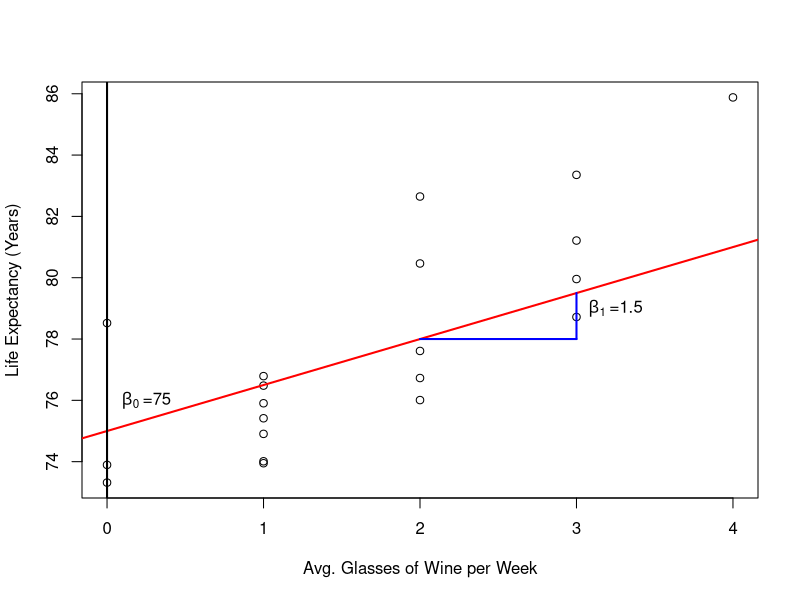
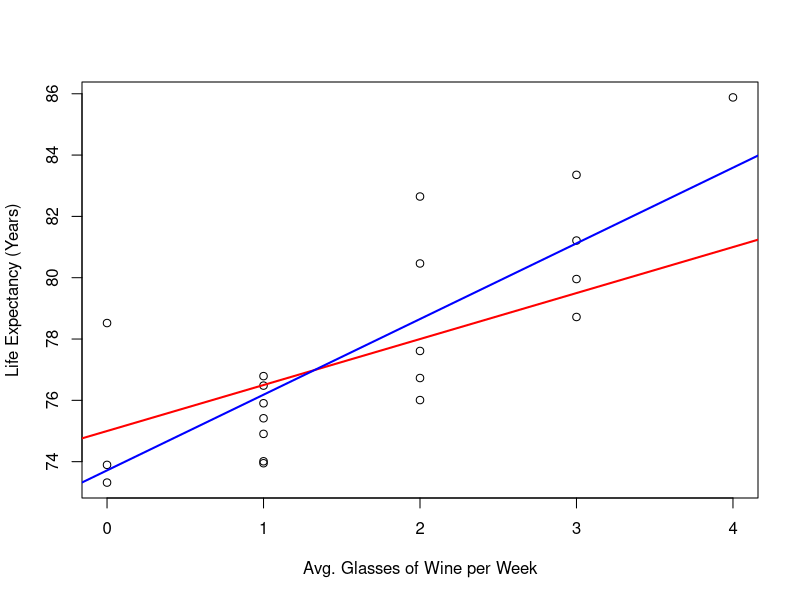
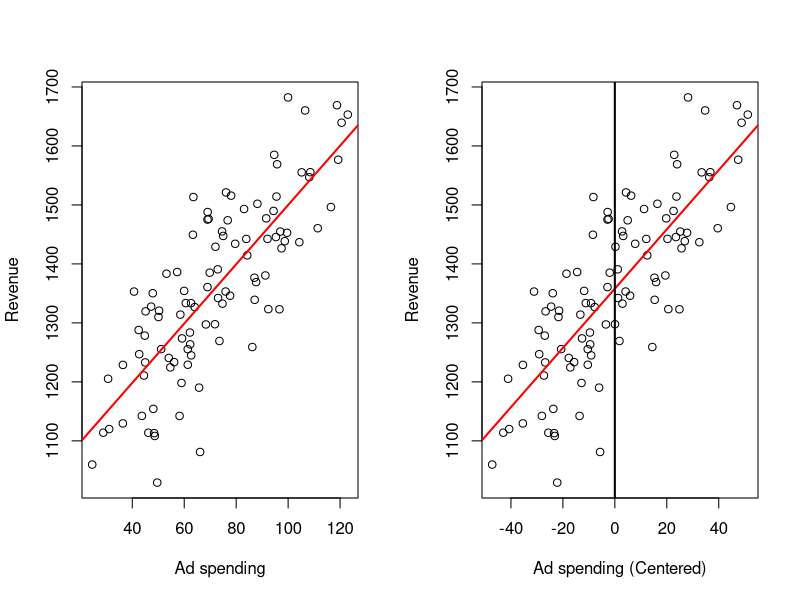
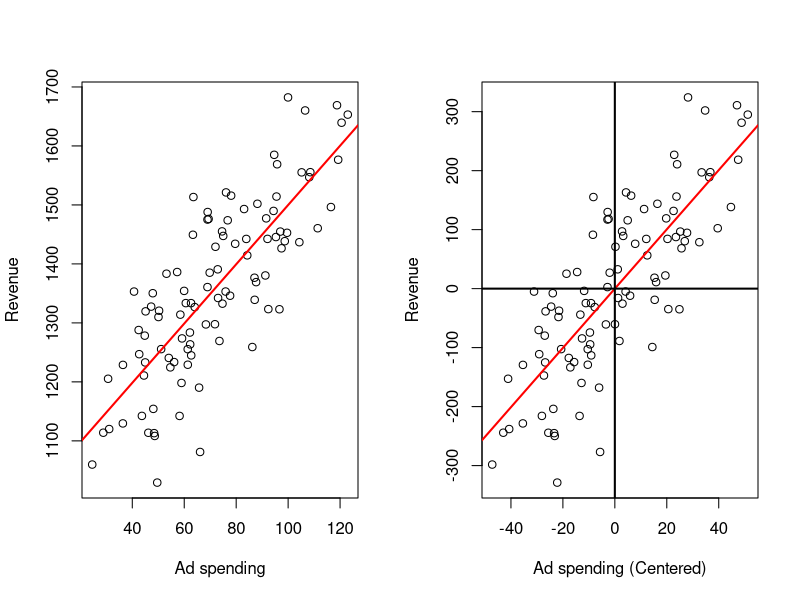
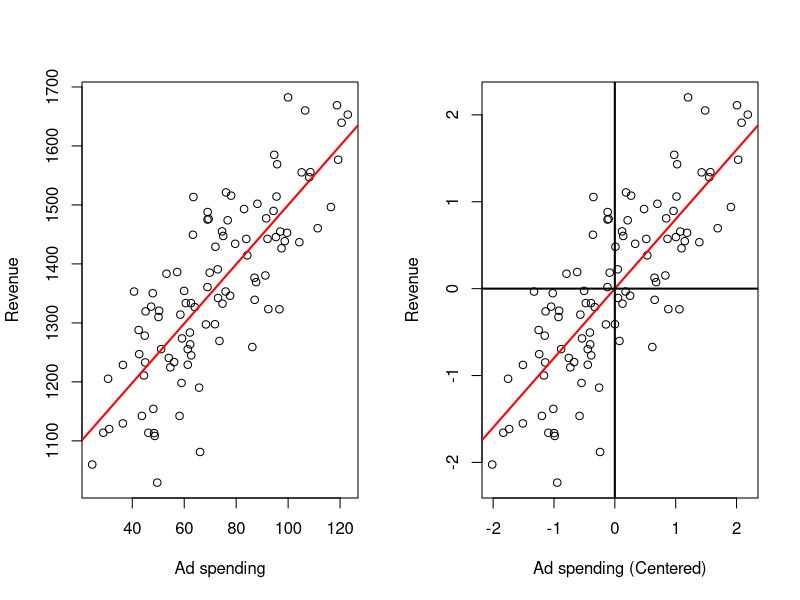
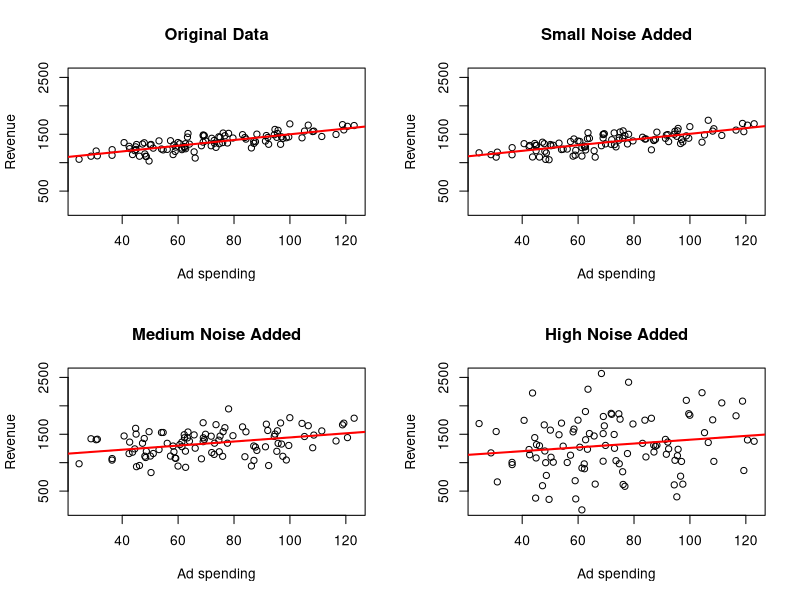
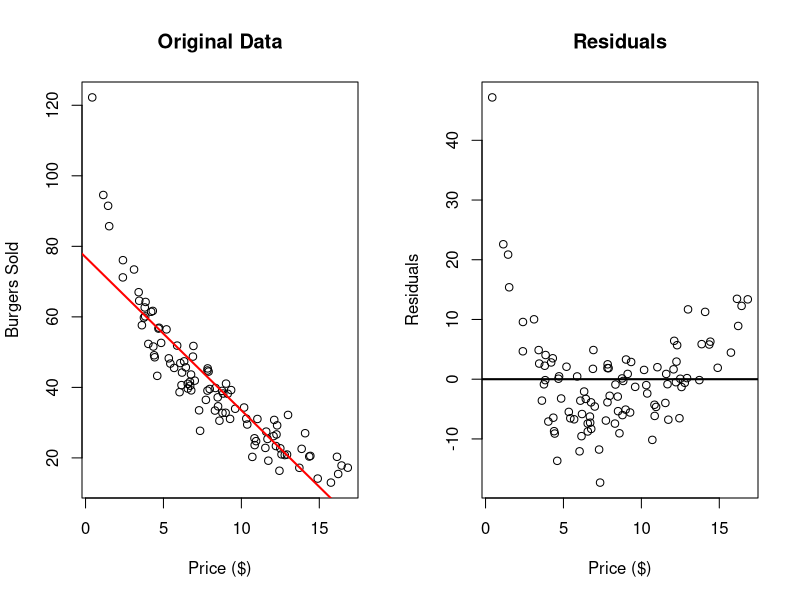
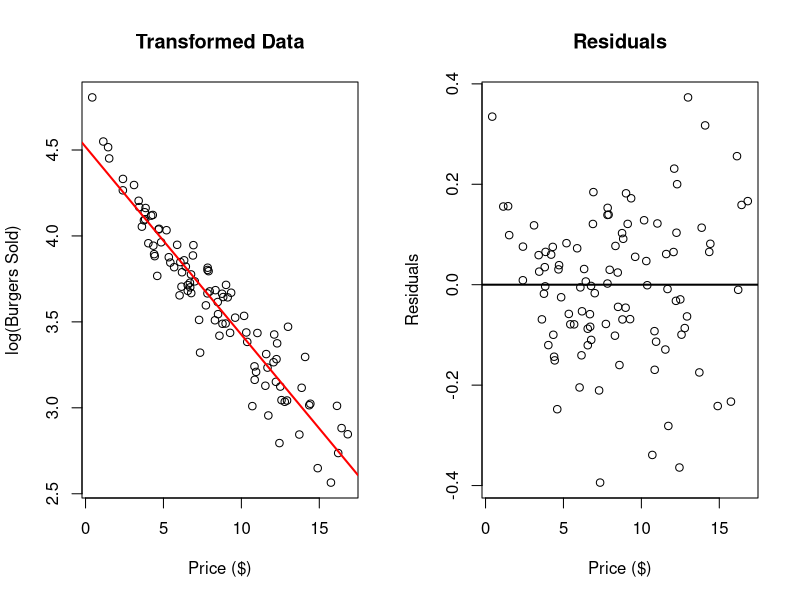

Write R code to recreate these figures, in order.
## ---- chunk 1
dat <- read.csv(file = "Wine Data.csv")
plot(x    = dat$Glasses,
     y    = dat$Years,
     xlab = "Avg. Glasses of Wine per Week",
     ylab = "Life Expectancy (Years)")
abline(a   = 75,
       b   = 1.5,
       col = 'red',
       lwd = 2)
abline(v   = 0,
       lwd = 2)
text(x = 0.25, y = 76, expression(beta[0] ~ "=75"))
text(x = 3.25, y = 79, expression(beta[1] ~ "=1.5"))
segments(x0 = c(2, 3),
         x1 = c(3, 3),
         y0 = c(78, 78),
         y1 = c(78, 79.5),
         lwd = 2,
         col = 'blue')
## ---- chunk 2
outReg <- lm(Years ~ Glasses, data = dat)
plot(x    = dat$Glasses,
     y    = dat$Years,
     xlab = "Avg. Glasses of Wine per Week",
     ylab = "Life Expectancy (Years)")
abline(a   = 75,
       b   = 1.5,
       col = 'red',
       lwd = 2)
abline(a   = outReg$coefficients[1],
       b   = outReg$coefficients[2],
       col = 'blue',
       lwd = 2)
## ---- chunk 3
# Read Data
dat <- read.csv("Ad spending Data.csv")
# Assign data
x <- dat$Ad.Spending
y <- dat$Revenue
# Centers x
xCen <- x - mean(x)
# Linear regression on the original data
outRegOri <- lm(y ~ x)
# Linear regression on the centered independent variable data
outRegCen <- lm(y ~ xCen)
# Plots
## Two plots in the same image
par(mfrow = c(1, 2))
## Original data
# Plots the points
plot(x    = x,
     y    = y,
     xlab = "Ad spending",
     ylab = "Revenue")
# Plots the regression line
abline(a   = outRegOri$coefficients[1],
       b   = outRegOri$coefficients[2],
       col = 'red',
       lwd = 2)
## Independent Variable centered data
# Plots the points
plot(x    = xCen,
     y    = y,
     xlab = "Ad spending (Centered)",
     ylab = "Revenue")
# Plots the regression line
abline(a   = outRegCen$coefficients[1],
       b   = outRegCen$coefficients[2],
       col = 'red',
       lwd = 2)
abline(v   = 0,
       lwd = 2)
## ---- chunk 4
# Read Data
dat <- read.csv("Ad spending Data.csv")
# Assign data
x <- dat$Ad.Spending
y <- dat$Revenue
# Centers x and y
xCen <- x - mean(x)
yCen <- y - mean(y)
# Linear regression on the original data
outRegOri <- lm(y ~ x)
# Linear regression on the centered data
outRegCen <- lm(yCen ~ xCen)
# Plots
## Two plots in the same image
par(mfrow = c(1, 2))
## Original data
# Plots the points
plot(x    = x,
     y    = y,
     xlab = "Ad spending",
     ylab = "Revenue")
# Plots the regression line
abline(a   = outRegOri$coefficients[1],
       b   = outRegOri$coefficients[2],
       col = 'red',
       lwd = 2)
## Centered data
# Plots the points
plot(x    = xCen,
     y    = yCen,
     xlab = "Ad spending (Centered)",
     ylab = "Revenue")
# Plots the regression line
abline(a   = outRegCen$coefficients[1],
       b   = outRegCen$coefficients[2],
       col = 'red',
       lwd = 2)
abline(v   = 0,
       lwd = 2)
abline(h   = 0,
       lwd = 2)
## ---- chunk 5
# Read Data
dat <- read.csv("Ad spending Data.csv")
# Assign data
x <- dat$Ad.Spending
y <- dat$Revenue
# Standardizes x and y
xSta <- (x - mean(x))/sqrt(var(x))
ySta <- (y - mean(y))/sqrt(var(y))
# Linear regression on the original data
outRegOri <- lm(y ~ x)
# Linear regression on the standard data
outRegSta <- lm(ySta ~ xSta)
# Plots
## Two plots in the same image
par(mfrow = c(1, 2))
## Original data
# Plots the points
plot(x    = x,
     y    = y,
     xlab = "Ad spending",
     ylab = "Revenue")
# Plots the regression line
abline(a   = outRegOri$coefficients[1],
       b   = outRegOri$coefficients[2],
       col = 'red',
       lwd = 2)
## Standard data
# Plots the points
plot(x    = xSta,
     y    = ySta,
     xlab = "Ad spending (Centered)",
     ylab = "Revenue")
# Plots the regression line
abline(a   = outRegSta$coefficients[1],
       b   = outRegSta$coefficients[2],
       col = 'red',
       lwd = 2)
abline(v   = 0,
       lwd = 2)
abline(h   = 0,
       lwd = 2)
## ---- chunk 6
# Read Data
dat <- read.csv("Ad spending Data.csv")
# Assign data
x <- dat$Ad.Spending
y <- dat$Revenue

# Adds Noise
yNoiLe1 <- y + rnorm(n = 100, sd =  50)
yNoiLe2 <- y + rnorm(n = 100, sd = 200)
yNoiLe3 <- y + rnorm(n = 100, sd = 500)

# Auxiliary Variables
ymax <- max(y, yNoiLe1, yNoiLe2, yNoiLe3)
ymin <- min(y, yNoiLe1, yNoiLe2, yNoiLe3)
xmax = max(x)
xmin = min(x)

# Performs Linear Regression
outRegOri    <- lm(y ~ x)
outRegNoiLe1 <- lm(yNoiLe1 ~ x)
outRegNoiLe2 <- lm(yNoiLe2 ~ x)
outRegNoiLe3 <- lm(yNoiLe3 ~ x)

# Plots
par(mfrow = c(2, 2))

plot(x    = x,
     y    = y,
     xlab = "Ad spending",
     ylab = "Revenue",
     main = "Original Data",
     ylim = c(ymin, ymax),
     xlim = c(xmin, xmax))
# Plots the regression line
abline(a   = outRegOri$coefficients[1],
       b   = outRegOri$coefficients[2],
       col = 'red',
       lwd = 2)
plot(x    = x,
     y    = yNoiLe1,
     xlab = "Ad spending",
     ylab = "Revenue",
     main = "Small Noise Added",
     ylim = c(ymin, ymax),
     xlim = c(xmin, xmax))
# Plots the regression line
abline(a   = outRegNoiLe1$coefficients[1],
       b   = outRegNoiLe1$coefficients[2],
       col = 'red',
       lwd = 2)
plot(x    = x,
     y    = yNoiLe2,
     xlab = "Ad spending",
     ylab = "Revenue",
     main = "Medium Noise Added",
     ylim = c(ymin, ymax),
     xlim = c(xmin, xmax))
# Plots the regression line
abline(a   = outRegNoiLe2$coefficients[1],
       b   = outRegNoiLe2$coefficients[2],
       col = 'red',
       lwd = 2)
plot(x    = x,
     y    = yNoiLe3,
     xlab = "Ad spending",
     ylab = "Revenue",
     main = "High Noise Added",
     ylim = c(ymin, ymax),
     xlim = c(xmin, xmax))
# Plots the regression line
abline(a   = outRegNoiLe3$coefficients[1],
       b   = outRegNoiLe3$coefficients[2],
       col = 'red',
       lwd = 2)

print("Original Data LM summary")
summary(outRegOri)
print("Level 1 LM summary")
summary(outRegNoiLe1)
print("Level 2 LM summary")
summary(outRegNoiLe2)
print("Level 3 LM summary")
summary(outRegNoiLe3)
## ---- chunk 7
dat <- read.csv("Burger Data.csv")

outReg <- lm(Burgers ~ Price, data = dat)

# Original Data
par(mfrow = c(1, 2))
plot(x    = dat$Price,
     y    = dat$Burgers,
     xlab = "Price ($)",
     ylab = "Burgers Sold",
     main = "Original Data")
abline(a   = outReg$coefficients[1],
       b   = outReg$coefficients[2],
       col = 'red',
       lwd = 2)
# Residuals
plot(x = dat$Price,
     y = outReg$residuals,
     xlab = "Price ($)",
     ylab = "Residuals",
     main = "Residuals")
abline(h   = 0,
       lwd = 2)
## ---- chunk 8
dat <- read.csv("Burger Data.csv")

outReg <- lm(log(Burgers) ~ Price, data = dat)

# Original Data
par(mfrow = c(1, 2))
plot(x    = dat$Price,
     y    = log(dat$Burgers),
     xlab = "Price ($)",
     ylab = "log(Burgers Sold)",
     main = "Transformed Data")
abline(a   = outReg$coefficients[1],
       b   = outReg$coefficients[2],
       col = 'red',
       lwd = 2)
# Residuals
plot(x = dat$Price,
     y = outReg$residuals,
     xlab = "Price ($)",
     ylab = "Residuals",
     main = "Residuals")
abline(h   = 0,
       lwd = 2)
## ---- chunk 9
dat <- read.csv("Burger Data.csv")

outReg <- lm(Burgers ~ log(Price), data = dat)

# Original Data
par(mfrow = c(1, 2))
plot(x    = log(dat$Price),
     y    = dat$Burgers,
     xlab = "log(Price) (log($))",
     ylab = "Burgers Sold",
     main = "Transformed Data")
abline(a   = outReg$coefficients[1],
       b   = outReg$coefficients[2],
       col = 'red',
       lwd = 2)
# Residuals
plot(x = dat$Price,
     y = outReg$residuals,
     xlab = "log(Price) (log($))",
     ylab = "Residuals",
     main = "Residuals")
abline(h   = 0,
       lwd = 2)
## ---- chunk 10
dat <- read.csv("Burger Data.csv")

x <- dat$Price
y <- dat$Burgers

outRegOri <- lm(y ~ x)
outRegTr1 <- lm(log(y) ~ x)
outRegTr2 <- lm(y ~ log(x))

summary(outRegOri)
summary(outRegTr1)
summary(outRegTr2)
## ---- chunk 11
dat <- read.csv("Height Data.csv")

outReg <- lm(Height ~ Age, data = dat)

# Original Data
par(mfrow = c(1, 2))
plot(x    = dat$Age,
     y    = dat$Height,
     xlab = "Age (years)",
     ylab = "Height (in)",
     main = "Original Data")
abline(a   = outReg$coefficients[1],
       b   = outReg$coefficients[2],
       col = 'red',
       lwd = 2)
# Residuals
plot(x = dat$Age,
     y = outReg$residuals,
     xlab = "Age (years)",
     ylab = "Residuals (in)",
     main = "Residuals")
abline(h   = 0,
       lwd = 2)
## ---- chunk 12
dat <- read.csv("Wine Data.csv")

x <- dat$Glasses
y <- dat$Years

ymin <- min(y, max(y) - 22)
ymax <- max(y, min(y) + 22)
xmin <- min(x)
xmax <- max(x)

par(mfrow = c(2, 2))
# No Outliers
outRegNoo <- lm(y ~ x)
plot(x    = x,
     y    = y,
     ylim = c(ymin, ymax),
     xlim = c(xmin, xmax),
     xlab = "Average Glasses per Week",
     ylab = "Life Expectancy",
     main = "No Outliers")
abline(a   = outRegNoo$coefficients[1],
       b   = outRegNoo$coefficients[2],
       col = 'red',
       lwd = 2)

# Outlier on the left side
# Adds Observation
x <- c(x, 0)
y <- c(y, 90)
outRegLef <- lm(y ~ x)
plot(x    = x,
     y    = y,
     ylim = c(ymin, ymax),
     xlim = c(xmin, xmax),
     xlab = "Average Glasses per Week",
     ylab = "Life Expectancy",
     main = "Outlier Left")
points(x   = x[21],
       y   = y[21],
       pch = 16,
       col = 'blue')
abline(a   = outRegLef$coefficients[1],
       b   = outRegLef$coefficients[2],
       col = 'red',
       lwd = 2)
# Outlier on the right side
# Adds Observation
x[21] <- 4
y[21] <- 68
outRegRig <- lm(y ~ x)
plot(x    = x,
     y    = y,
     ylim = c(ymin, ymax),
     xlim = c(xmin, xmax),
     xlab = "Average Glasses per Week",
     ylab = "Life Expectancy",
     main = "Right Outliers")
points(x   = x[21],
       y   = y[21],
       pch = 16,
       col = 'blue')
abline(a   = outRegRig$coefficients[1],
       b   = outRegRig$coefficients[2],
       col = 'red',
       lwd = 2)
# Outlier on the right side
# Adds Observation
x[21] <- 2
y[21] <- 95
outRegCen <- lm(y ~ x)
plot(x    = x,
     y    = y,
     ylim = c(ymin, ymax),
     xlim = c(xmin, xmax),
     xlab = "Average Glasses per Week",
     ylab = "Life Expectancy",
     main = "Center Outliers")
points(x   = x[21],
       y   = y[21],
       pch = 16,
       col = 'blue')
abline(a   = outRegCen$coefficients[1],
       b   = outRegCen$coefficients[2],
       col = 'red',
       lwd = 2)
## ---- chunk 13
x <- dat$Glasses
y <- dat$Years

ymin <- min(outRegNoo$residuals, outRegLef$residuals, outRegRig$residuals, outRegCen$residuals)
ymax <- max(outRegNoo$residuals, outRegLef$residuals, outRegRig$residuals, outRegCen$residuals)
xmin <- min(x)
xmax <- max(x)

par(mfrow = c(2, 2))
plot(x    = dat$Glasses,
     y    = outRegNoo$residuals,
     ylim = c(ymin, ymax),
     xlim = c(xmin, xmax),
     xlab = "Average Glasses per Week",
     ylab = "Residuals",
     main = "No Outliers")
abline(h   = 0,
       lwd = 2)

# Outlier on the left side
x[21] <- 0
y[21] <- 90
plot(x    = x,
     y    = outRegLef$residuals,
     ylim = c(ymin, ymax),
     xlim = c(xmin, xmax),
     xlab = "Average Glasses per Week",
     ylab = "Residuals",
     main = "Left Outlier")
abline(h   = 0,
       lwd = 2)
# Outlier on the right side
# Adds Observation
x[21] <- 4
y[21] <- 68
plot(x    = x,
     y    = outRegRig$residuals,
     ylim = c(ymin, ymax),
     xlim = c(xmin, xmax),
     xlab = "Average Glasses per Week",
     ylab = "Residuals",
     main = "Left Outlier")
abline(h   = 0,
       lwd = 2)
# Outlier on the right side
# Adds Observation
x[21] <- 2
y[21] <- 95
plot(x    = x,
     y    = outRegCen$residuals,
     ylim = c(ymin, ymax),
     xlim = c(xmin, xmax),
     xlab = "Average Glasses per Week",
     ylab = "Residuals",
     main = "Left Outlier")
abline(h   = 0,
       lwd = 2)
## ---- chunk 14
summary(outRegNoo)
summary(outRegLef)
summary(outRegRig)
summary(outRegCen)
## ---- chunk 15
dat <- read.csv("Height Data.csv")

# Fits linear Model
outReg <- lm(dat$Height ~ dat$Age)

# Plots residuals for each sex
ymin <- min(outReg$residuals)
ymax <- max(outReg$residuals)

par(mfrow=c(1, 2))
plot(x = dat$Age[dat$Sex == 1],
     y = outReg$residuals[dat$Sex == 1],
     ylim = c(ymin, ymax),
     xlab = "Age",
     ylab = "Residuals",
     main = "Males")
abline(h   = 0,
       lwd = 2)
plot(x = dat$Age[dat$Sex == 0],
     y = outReg$residuals[dat$Sex == 0],
     ylim = c(ymin, ymax),
     xlab = "Age",
     ylab = "Residuals",
     main = "Females")
abline(h   = 0,
       lwd = 2)
